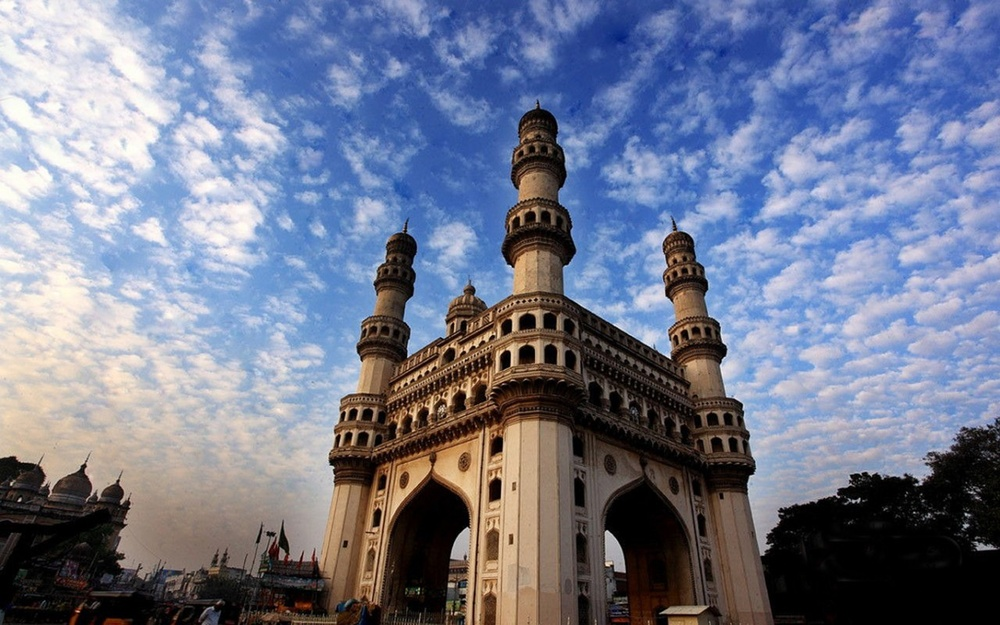
#> input picture your_image.jpg, 1000 x 625 px, shrunk from 1280 x 800 before the run
$ python PROG5.py
#> lines starting #> are read from the running program, lines starting #| are printed output that depends on the picture
import cv2
import numpy as np
import matplotlib.pyplot as plt

def analyze_histogram(image_path):
#> called with image_path = 'your_image.jpg'
    img = cv2.imread(image_path)
#> img is the input picture: shape (625, 1000, 3); mean B, G, R 144, 121.3, 114.4

    if img is None:
        print("Error: Image not found or failed to load.")
        return

    img_rgb = cv2.cvtColor(img, cv2.COLOR_BGR2RGB)

    r, g, b = cv2.split(img_rgb)
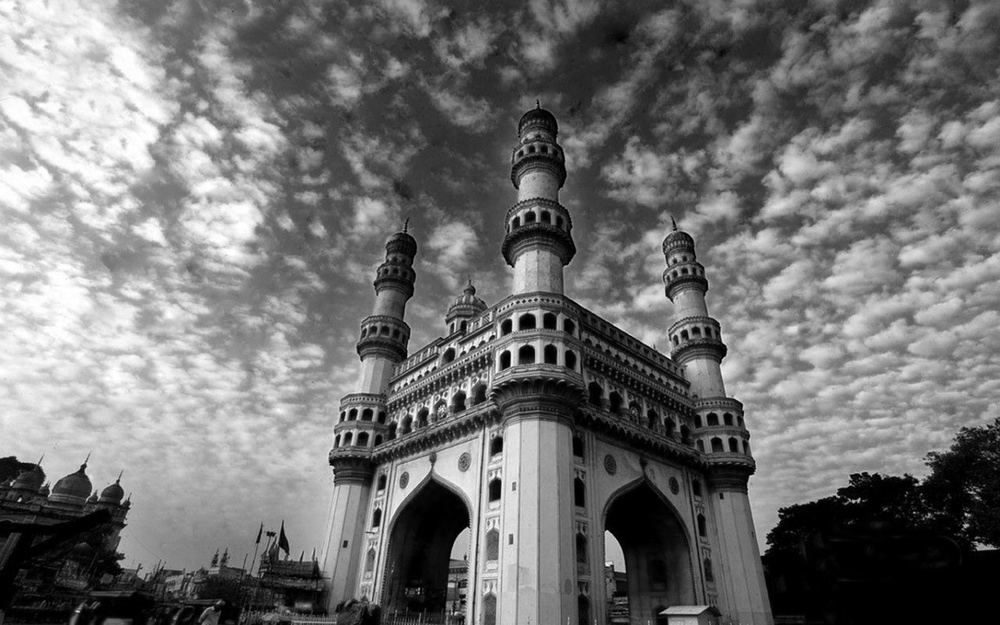
#> r: shape (625, 1000); min 0, max 255, mean 114.4
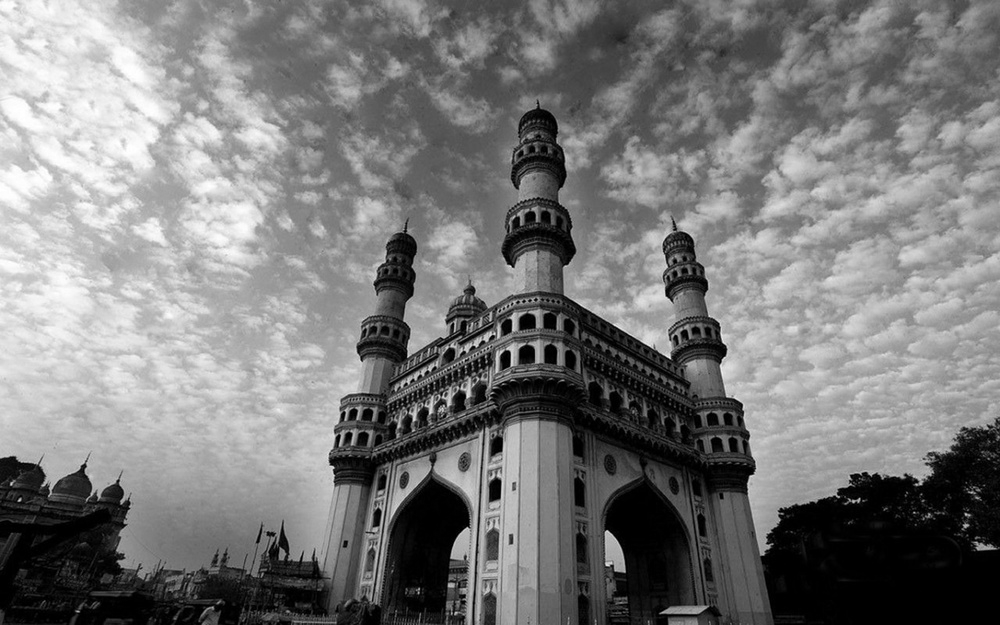
#> g: shape (625, 1000); min 0, max 255, mean 121.3
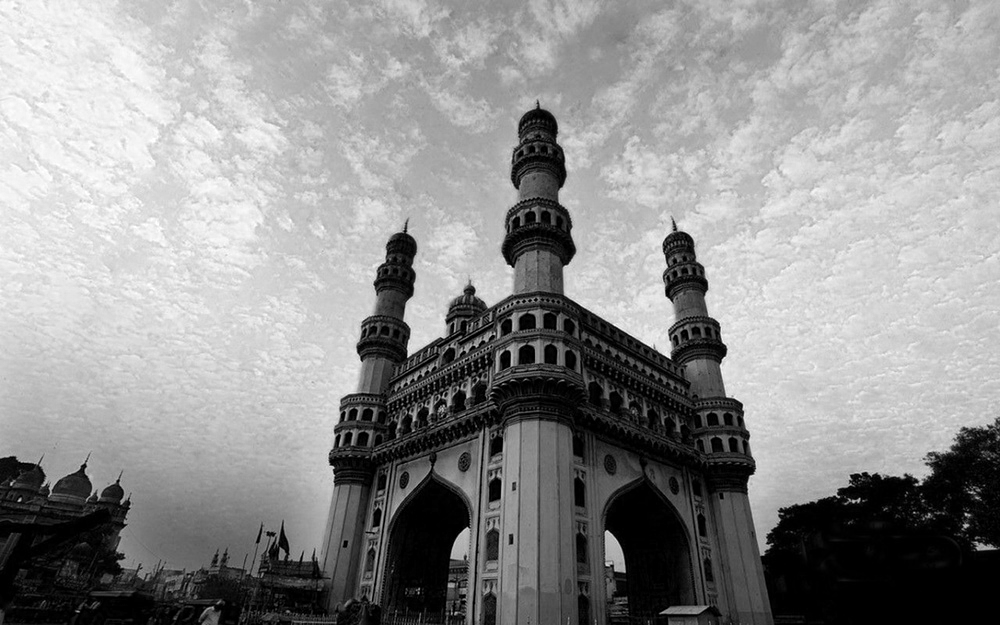
#> b: shape (625, 1000); min 0, max 255, mean 144

    plt.figure(figsize=(10, 6))
    plt.subplot(1, 3, 1)
    plt.hist(r.ravel(), bins=256, color='red', alpha=0.7)
    plt.title('Red Channel Histogram')
    plt.subplot(1, 3, 2)
    plt.hist(g.ravel(), bins=256, color='green', alpha=0.7)
    plt.title('Green Channel Histogram')
    plt.subplot(1, 3, 3)
    plt.hist(b.ravel(), bins=256, color='blue', alpha=0.7)
    plt.title('Blue Channel Histogram')

    plt.tight_layout()
    plt.show()
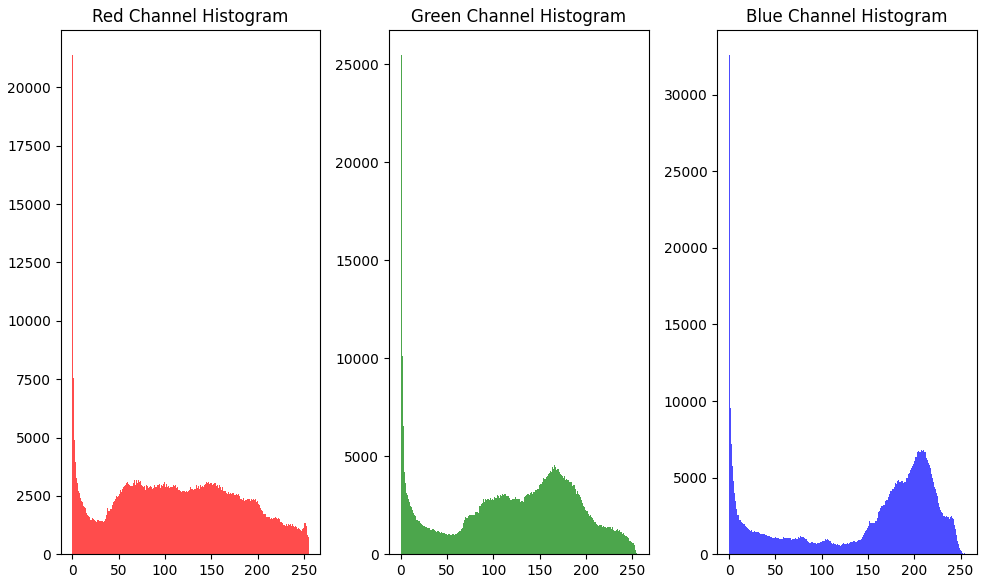
#> figure drawn by matplotlib, 3 panels; panel 1: tallest bar 21376 high, from x = 0 to 0.996; panel 2: tallest bar 25445 high, from x = 0 to 0.996; panel 3: tallest bar 32559 high, from x = 0 to 0.996

# Example usage
analyze_histogram("your_image.jpg")
